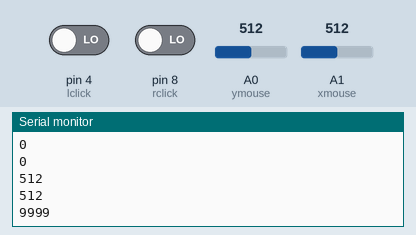
This sketch was run on a simulated Arduino Uno, built with avr-gcc and run on an emulated ATmega328P. On the bench: the last lines printed to the serial monitor. Inputs (shaded band) come from the test bench; at power-on: A0 (ymouse) = 512, A1 (xmouse) = 512, pin 4 (lclick) LOW, pin 8 (rclick) LOW.

Above: at 1.2 s.
1.3 s: A0 (ymouse) set to 716
At 1.9 s:
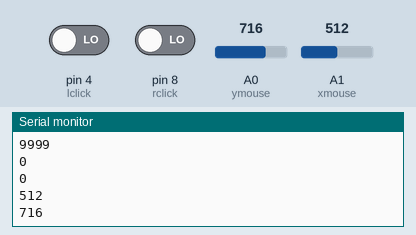
2.8 s: A1 (xmouse) set to 306
At 3.5 s:
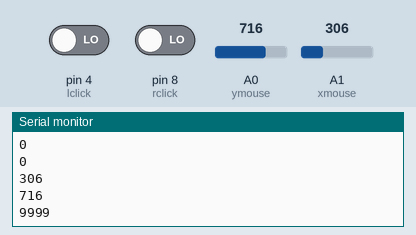
4.3 s: pin 4 (lclick) driven HIGH
5.8 s: A0 (ymouse) set to 900
At 6.7 s:
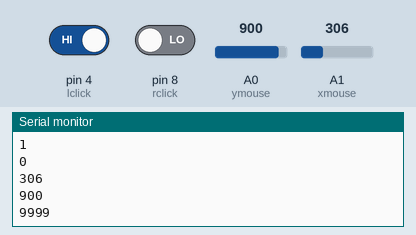
7.3 s: A1 (xmouse) set to 122
At 8.2 s:
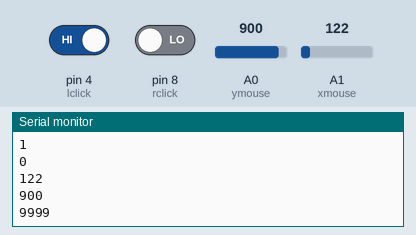
Timing chart, 0 to 9.8 s (numbered marks = the images above; inputs shaded):
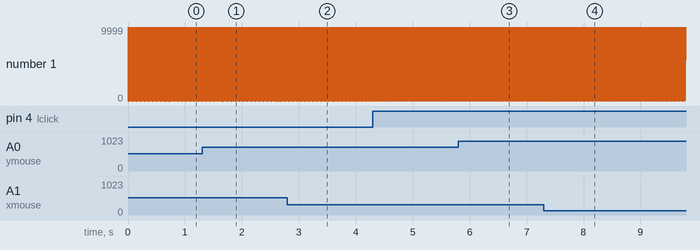

The sketch:

p2-arduino-code.ino
```cpp
int lclick = 4; //left click
int rclick = 8; //right click
int xmouse = A1; //mouse x position
int ymouse = A0; //mouse y position

int input; //holds value to send to C# program

void setup() {
  Serial.begin(9600); //start the serial communication
}

void loop() {

  Serial.println("9999");
  Serial.flush(); //makes sure the start of the cycle is aligned with the vs program

  input = digitalRead(lclick); //"left click"
  Serial.println(input);
  Serial.flush();  //wait until the vs program has received the data

  input = digitalRead(rclick); //"right click"
  Serial.println(input);
  Serial.flush();  //wait until the vs program has received the data

  input = analogRead(xmouse); //"mouse x position"
  Serial.println(input);
  Serial.flush();  //wait until the vs program has received the data

  input = analogRead(ymouse); //"mouse y position"
  Serial.println(input);
  Serial.flush();  //wait until the vs program has received the data
}
```

Measured:
- after the input at 1.3 s, the serial monitor: prints a new line at once (image 1)
- after the input at 2.8 s, the serial monitor: prints a new line at once (image 2)
- after the input at 5.8 s, the serial monitor: prints a new line at once (image 3)
- after the input at 7.3 s, the serial monitor: prints a new line at once (image 4)
- plotted number 1: 716 → 900 after the input at 5.8 s
